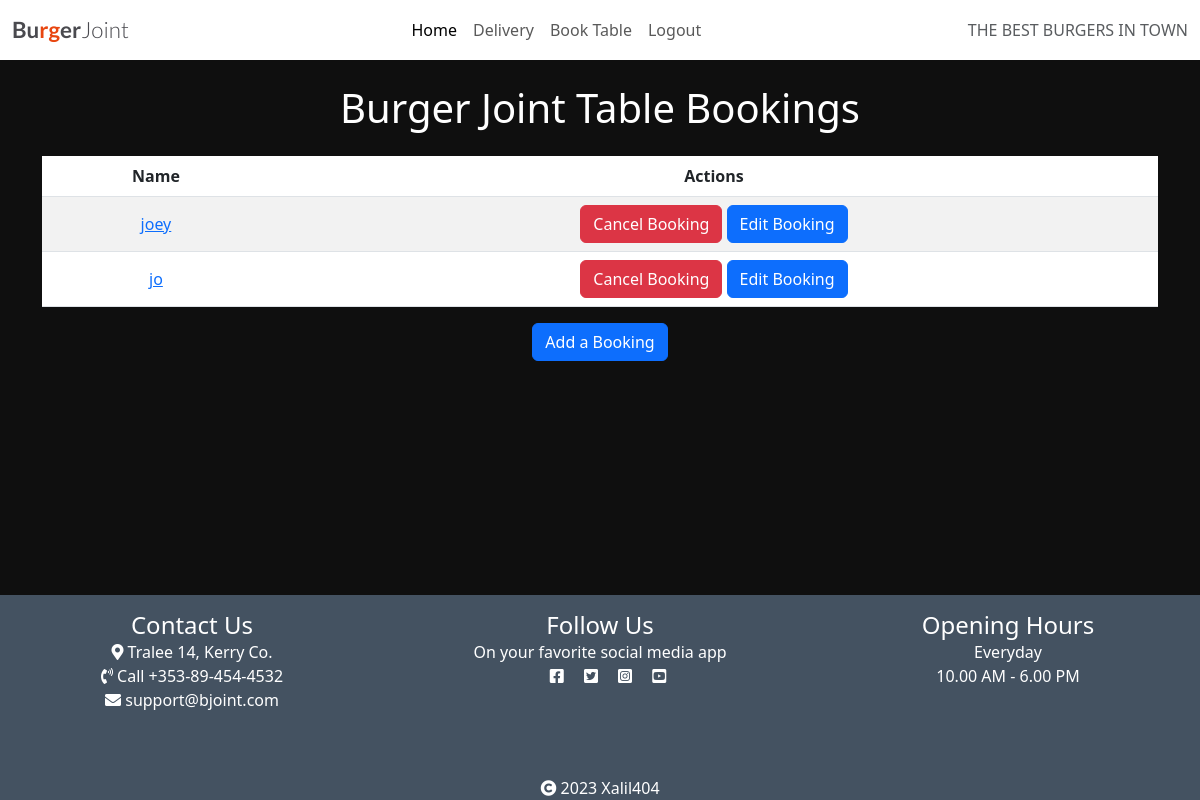
Before: /booktable/ (signed in) with the older database file.
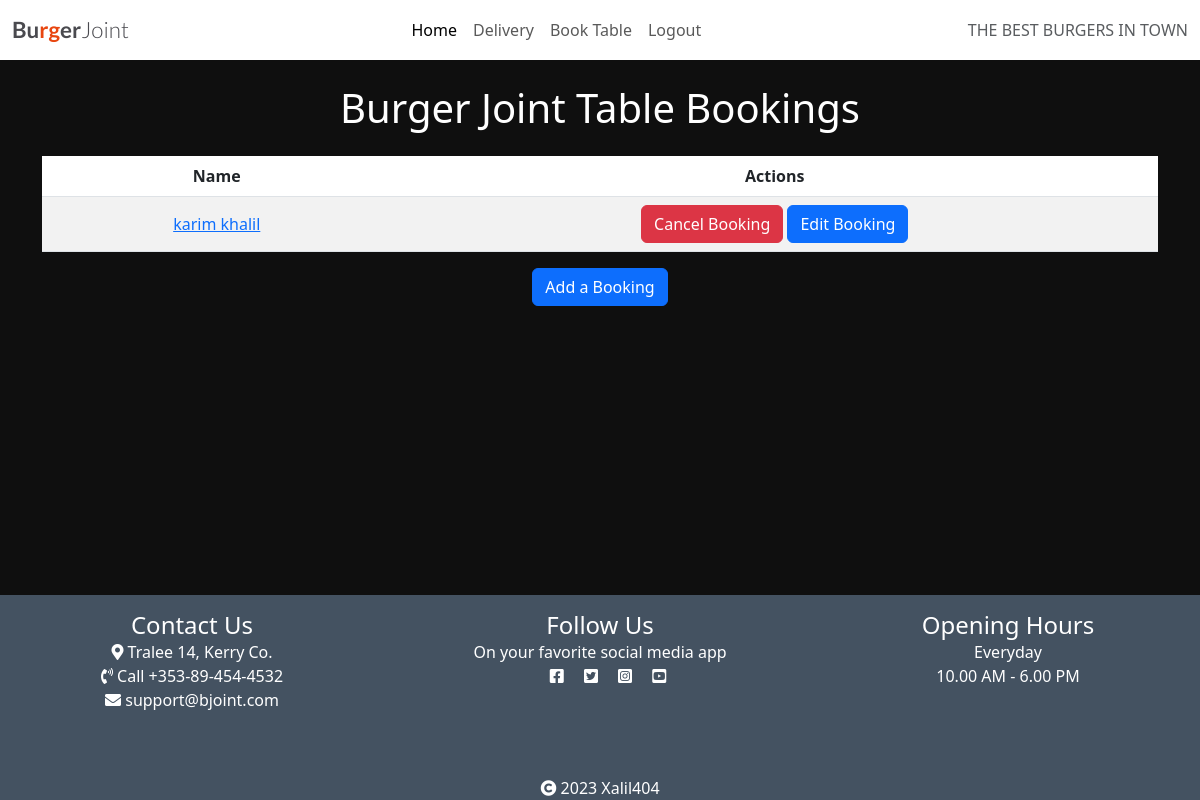
After: the same page with the newer database file.
### Booking_App/models.py (models this page shows, shortened)
class Booking(models.Model):
    user = models.ForeignKey(User, on_delete=models.CASCADE, default=1)
    name = models.CharField(max_length=50, null=False, blank=False)
    phone_number = models.CharField(max_length=15, null=False, blank=False)
    email = models.EmailField(null=False, blank=False)
    number_of_people = models.IntegerField(null=False, blank=False)
    booking_date = models.DateTimeField(
        null=False,
        blank=False,
        default=get_current_date
    )
    booking_time = models.TimeField(
        null=False,
        blank=False,
        default=timezone.now
    )
    meals_desired = models.CharField(
        max_length=80,
        choices=[
            ('CHARBURGER WITH CHEESE', 'CHARBURGER WITH CHEESE'),
            ('CHARBURGER', 'CHARBURGER'),
            ('DOUBLE CHAR WITH CHEESE', 'DOUBLE CHAR WITH CHEESE'),
            ('BBQ CHAR WITH CHEESE', 'BBQ CHAR WITH CHEESE'),
            ('PORTABELLA CHAR', 'PORTABELLA CHAR'),
            ('TERIYAKI CHAR', 'TERIYAKI CHAR'),
            ('GRILLED CHICKEN-WICH', 'GRILLED CHICKEN-WICH'),
            ('SPICY CRISPY CHICKEN', 'SPICY CRISPY CHICKEN'),
            ('CHICKEN CLUB', 'CHICKEN CLUB'),
            ('AHI TUNA FILET', 'AHI TUNA FILET'),
            ('VEGGIE BURGER', 'VEGGIE BURGER'),
            ('VEGGIE CHEESE BURGER', 'VEGGIE CHEESE BURGER'),
            ('CHICKEN CAESAR', 'CHICKEN CAESAR'),
            ('GARDEN SALAD', 'GARDEN SALAD'),
            ('10 PCS CRISPY', '10 PCS CRISPY'),
            ('FRENCH FRIES', 'FRENCH FRIES'),
            ('ONION RINGS', 'ONION RINGS'),
        ],
        null=False,
        blank=False,
        default='CHARBURGER'
    )

### Booking_App/views.py (the view)
# urls.py: path('booktable/', booktable, name='booktable'),
@login_required
def booktable(request):
    bookings = Booking.objects.filter(user=request.user)
    context = {
        'bookings': bookings
    }
    return render(request, 'booktable.html', {'bookings': bookings})

### templates/booktable.html (shortened to what this page needs)
{% extends "base.html" %}
{% block content %}
<div class="container mt-4 text-center">
    <h1 class="mb-4 text-white">Burger Joint Table Bookings</h1>
    <table class="table table-striped">
        <thead>
            <tr>
                <th>Name</th>
                <th>Actions</th>
            </tr>
        </thead>
        <tbody>
            {% for booking in bookings %}
            <tr>
                <td>
                    <button class="btn btn-link" type="button" data-bs-toggle="collapse"
                        data-bs-target="#booking{{ booking.id }}" aria-expanded="false">
                        {{ booking.name }}
                    </button>
                </td>
                <td>
                    <a class="btn btn-danger delete-booking" href="#" data-bs-toggle="modal"
                        data-bs-target="#confirmDeleteModal" data-booking-id="{{ booking.id }}"
                        data-delete-url="{% url 'delete_booking' booking.id %}">Cancel Booking</a>
                    <a class="btn btn-primary" href="{% url 'edit_booking' booking.id %}">Edit Booking</a>
                </td>
            </tr>
            {% empty %}
            <tr>
                <td colspan="2">You have no Burger Joint Bookings to Show</td>
            </tr>
            {% endfor %}
        </tbody>
    </table>
    <a class="btn btn-primary" href="/addtable">Add a Booking</a>
</div>
{% endblock %}

Changed rows visible on the page:
removed Booking: name "joey"
removed Booking: name "jo"
added Booking: name "karim khalil"
